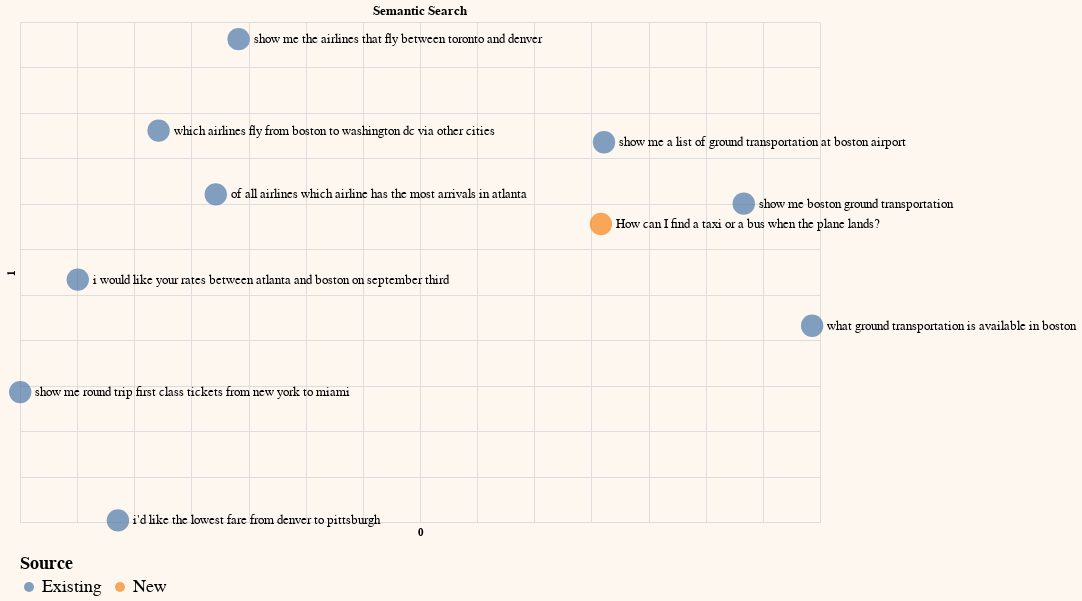

This figure's notebook cell:
### Markdown cell above
We then can plot the query on a 2D scatter plot with the nine documents.

### Code cell
# Create column for representing chart legend
df_sem_pc2['Source'] = 'Existing'
df_sem_pc2.at[len(df_sem_pc2)-1, 'Source'] = "New"

# Plot on a chart
df_sem_pc2.columns = df_sem_pc2.columns.astype(str)
selection = list(range(sample)) + [-1]
generate_chart(df_sem_pc2.iloc[selection],'0','1',color='Source',title='Semantic Search')

### Figure 1 — Vega-Lite specification as saved in the notebook (floating-point values rounded to 4 significant figures; data arrays with more than 128 entries replaced by an {"elided": "..."} marker saying what was removed)
{"config": {"view": {"continuousWidth": 300, "continuousHeight": 300}, "background": "#FDF7F0", "legend": {"labelFontSize": 18, "orient": "bottom", "titleFontSize": 18}}, "layer": [{"mark": {"type": "circle", "size": 500}, "encoding": {"color": {"field": "Source", "type": "nominal"}, "tooltip": [{"field": "query", "type": "nominal"}], "x": {"axis": {"domain": false, "labels": false, "ticks": false}, "field": "0", "scale": {"zero": false}, "type": "quantitative"}, "y": {"axis": {"domain": false, "labels": false, "ticks": false}, "field": "1", "scale": {"zero": false}, "type": "quantitative"}}}, {"mark": {"type": "text", "align": "left", "baseline": "middle", "color": "black", "dx": 15, "size": 13}, "encoding": {"color": {"value": "black"}, "text": {"field": "query", "type": "nominal"}, "tooltip": [{"field": "query", "type": "nominal"}], "x": {"axis": {"domain": false, "labels": false, "ticks": false}, "field": "0", "scale": {"zero": false}, "type": "quantitative"}, "y": {"axis": {"domain": false, "labels": false, "ticks": false}, "field": "1", "scale": {"zero": false}, "type": "quantitative"}}}], "data": {"name": "data-8e4f0fd6382ead53f40373114b21a8bb"}, "height": 500, "title": "Semantic Search", "width": 800, "$schema": "https://vega.github.io/schema/vega-lite/v5.16.3.json", "datasets": {"data-8e4f0fd6382ead53f40373114b21a8bb": [{"query": " which airlines fly from boston to washington dc via other cities", "query_embeds": {"elided": "1024 float values"}, "0": -0.07874, "1": 0.2306, "Source": "Existing"}, {"query": " show me the airlines that fly between toronto and denver", "query_embeds": {"elided": "1024 float values"}, "0": -0.008705, "1": 0.3311, "Source": "Existing"}, {"query": " show me round trip first class tickets from new york to miami", "query_embeds": {"elided": "1024 float values"}, "0": -0.1998, "1": -0.05707, "Source": "Existing"}, {"query": " i'd like the lowest fare from denver to pittsburgh", "query_embeds": {"elided": "1024 float values"}, "0": -0.1143, "1": -0.1982, "Source": "Existing"}, {"query": " show me a list of ground transportation at boston airport", "query_embeds": {"elided": "1024 float values"}, "0": 0.311, "1": 0.2177, "Source": "Existing"}, {"query": " show me boston ground transportation", "query_embeds": {"elided": "1024 float values"}, "0": 0.4333, "1": 0.1502, "Source": "Existing"}, {"query": " of all airlines which airline has the most arrivals in atlanta", "query_embeds": {"elided": "1024 float values"}, "0": -0.02869, "1": 0.1604, "Source": "Existing"}, {"query": " what ground transportation is available in boston", "query_embeds": {"elided": "1024 float values"}, "0": 0.4931, "1": 0.01588, "Source": "Existing"}, {"query": " i would like your rates between atlanta and boston on september third", "query_embeds": {"elided": "1024 float values"}, "0": -0.1495, "1": 0.06665, "Source": "Existing"}, {"query": "How can I find a taxi or a bus when the plane lands?", "query_embeds": {"elided": "1024 float values"}, "0": 0.3083, "1": 0.1278, "Source": "New"}]}}
